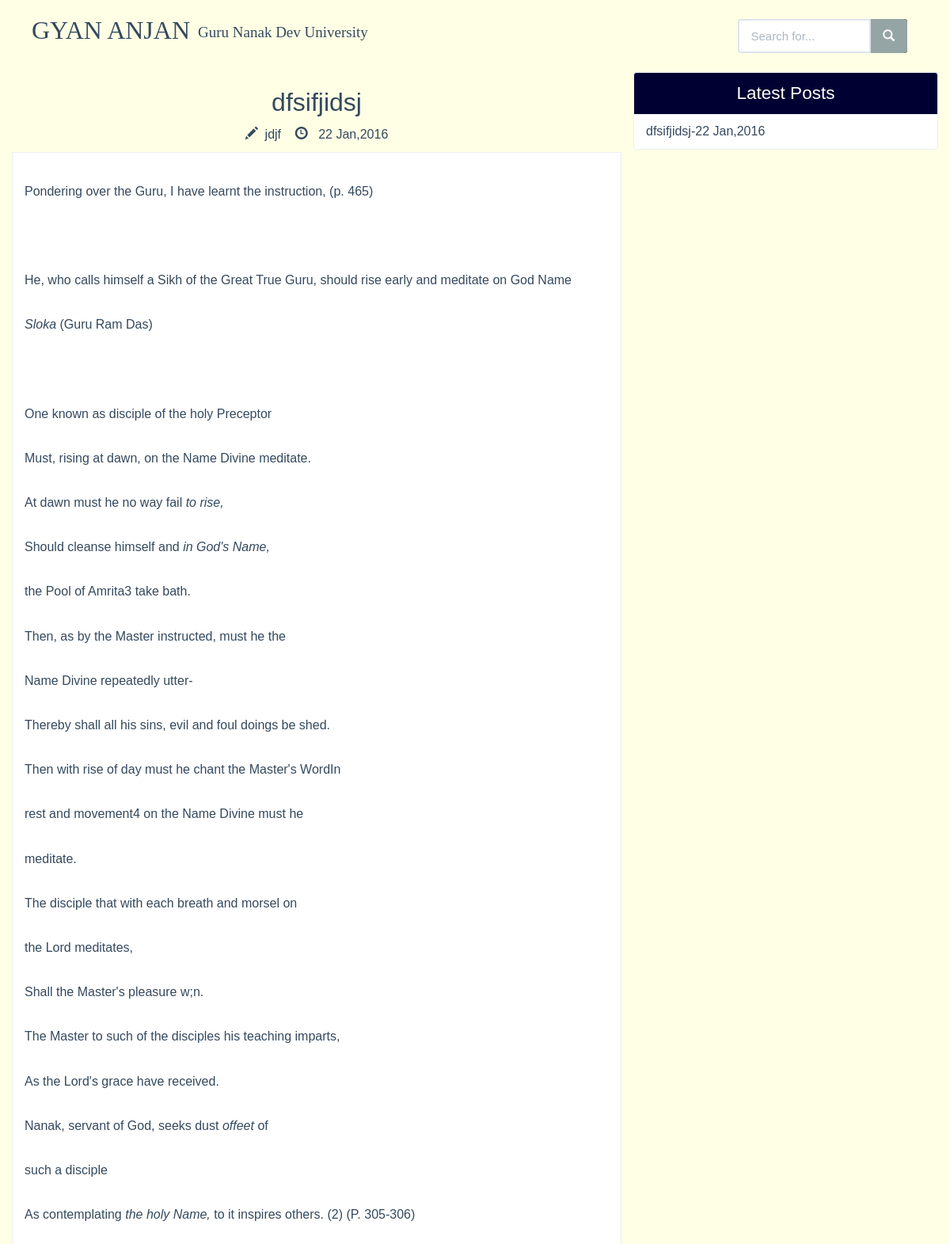
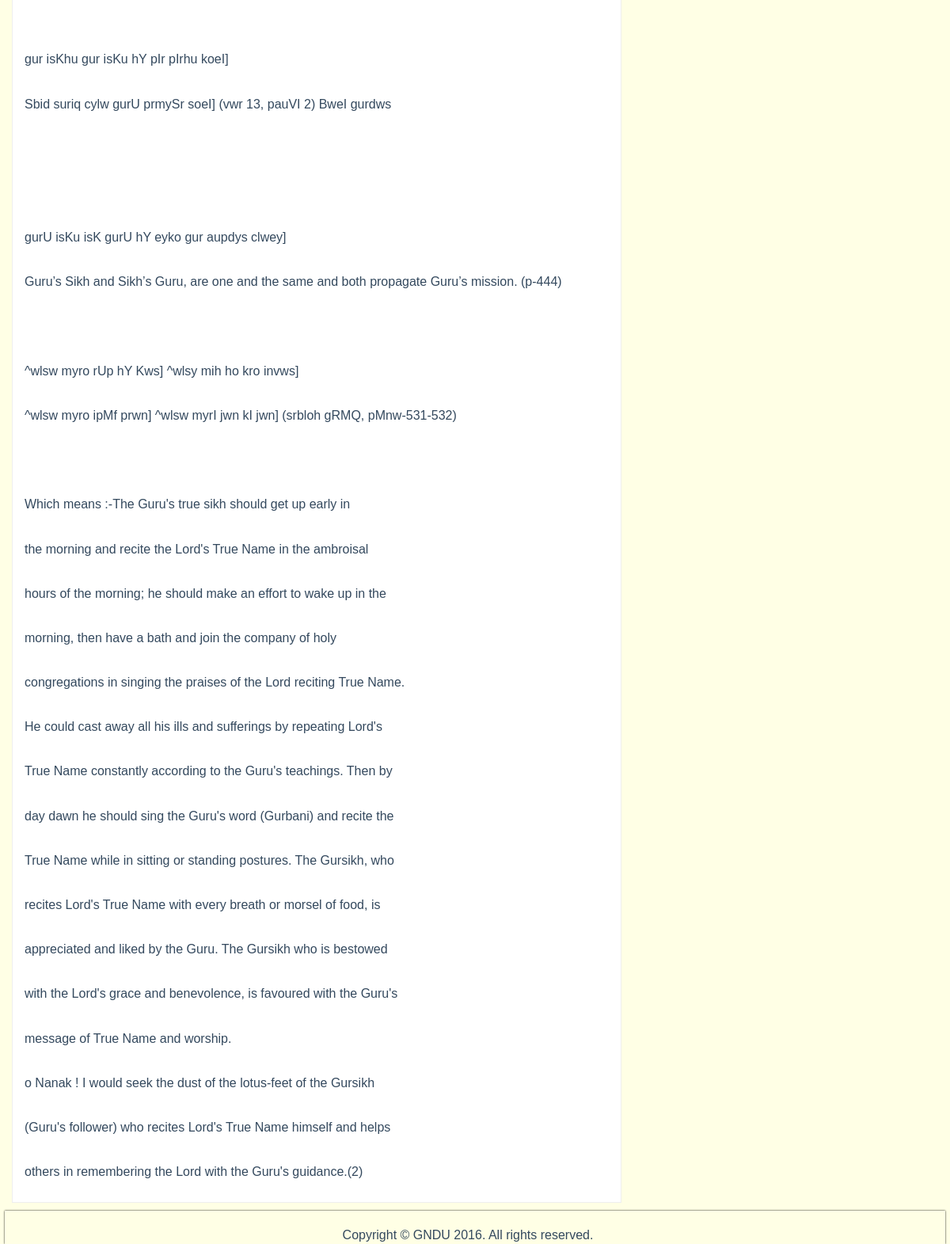
Page /blog-view?id=1 on the committed database (2 pictures, top to bottom).
### tables this page shows
CREATE TABLE `gyananjan_blog` (
  `id` int(11) NOT NULL,
  `title` varchar(100) NOT NULL,
  `author` varchar(100) NOT NULL,
  `blog` longtext NOT NULL,
  `date` varchar(32) NOT NULL,
  `image` varchar(100) NOT NULL,
  `views` int(11) NOT NULL
);

### blog-view.php (the view, shortened to what this page needs)
<?php
	 include 'admin/db/connect.php';
$id = $_GET['id'];
$query = "SELECT * FROM gyananjan_blog WHERE id = '$id'";
$result= $db->query($query);
$row = $result->fetch_array();
?>
<?php include 'includes/meta.php';  ?>
	<?php include 'includes/css.php';
   ?>
		</head>
		<body class="container">
			<?php include 'includes/nav.php';
      ?>
				<div class="container head">
					<div class="row">
						<div class="col-md-8">
							<article>
								<h2 class="text-center"><a href="singlepost.html"><?php echo $row['title'];?></a></h2>
								<div class="row text-center">
									<div class="group2 col-sm-12 col-md-12">
										<span class="glyphicon glyphicon-pencil"> </span>&nbsp;&nbsp;<?php echo $row['author']; ?> &nbsp;&nbsp;
										<span class="glyphicon glyphicon-time"></span>&nbsp;&nbsp; <?php echo date("d M,Y",strtotime($row['date'])); ?>
									</div>
								</div>
								<div  style="border:1px solid #eee;padding:15px;background-color:#fff;word-wrap:break-word;">
								<br />
						<?php echo $row['blog']; ?>
								</div>
							</article>
						</div>
						<div class="latest-posts">
						<ul class="list-group col-md-4">
								<li class="list-group-item text-center lead">Latest Posts</li>
							<?php
							$query2 = "SELECT * FROM gyananjan_blog ORDER BY date DESC LIMIT 10";
							$getResult = $db->query($query2);
							if ($getResult->num_rows > 0) {
	while ($data = $getResult->fetch_assoc()) {
			echo	'<li class="list-group-item"><a href="blog-view?id='.$data['id'].'">'.$data['title'].'-'.date("d M,Y",strtotime($data['date'])). '</a></li>';
	}
} else {echo '"<li class="list-group-item"><a href="">No Latest Posts! </a></li>"';}
								?>
						</ul>
						</div>
					</div>
				</div>
				<footer>
					<div class="container">
						<p class="text-center" style="padding-top:20px;margin:0!important;">Copyright &copy; GNDU
							<?php echo date("Y");?>. All rights reserved.</p>
					</div>
				</footer>
		</body>
		</html>

### includes/css.php (style rules this page uses)
.container { margin-right: auto !important; margin-left: auto !important; }
@media screen  and (max-width:1200px ) { body { width:99% !important; margin:auto !important; } }

### rows in the picture
gyananjan_blog: title "dfsifjidsj", author "jdjf", date "22 Jan,2016", blog "Pondering over the Guru, I have learnt the instruction, (p. 465) He, who calls himself a Sikh of the Great True Guru, should rise early and meditate on God Name Sloka (Guru Ram Das) One known as disciple of the holy Preceptor Must, rising at dawn, on the Name Divine meditate. At dawn must he no way fail to rise, Should cleanse himself and in God's Name, the Pool of Amrita3 take bath. Then, as by the Master instructed, must he the Name Divine repeatedly utter- Thereby shall all his sins, evil and foul doings be shed. Then with rise of day must he chant the Master's WordIn rest and movement4 on the Name Divine must he meditate. The disciple that with each breath and morsel on the Lord…"
